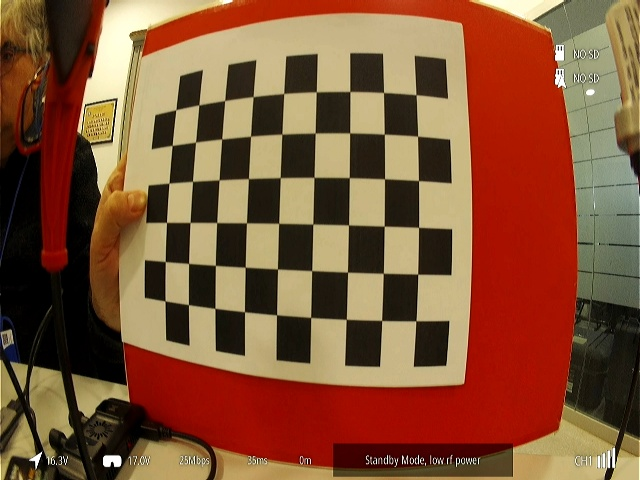
#> input picture Extras/CorreccionOjoPez/input21/foto_1.jpg, 640 x 480 px; its folder holds only this picture in this run
$ python calibrate.py
#> lines starting #> are read from the running program, lines starting #| are printed output that depends on the picture; after the words box and inside, x2 and y2 are one past the last pixel; in counts of white or black regions, pixels touching at a corner belong together; long printed decimals are rounded
import numpy as np
import cv2
import glob
import yaml

# input/output
INPUT = 'input21'
OUTPUT = 'output21'
images = glob.glob(INPUT + '/*.jpg')
yamlname = OUTPUT + '/calibration_data_px.yaml'

# pattern SIZE
ROWS = 6  # internal corners only (chessboard rows - 1)
COLS = 9  # internal corners only (chessboard cols - 1)

# prepare object points, like (0,0,0), (1,0,0), (2,0,0) ....,(6,5,0)
objp = np.zeros((ROWS * COLS, 3), np.float32)
objp[:, :2] = np.mgrid[0:ROWS, 0:COLS].T.reshape(-1, 2)

# arrays to store object points and image points from all the input.
objpoints = []  # 3d point in real world space
imgpoints = []  # 2d points in image plane.

# termination criteria
criteria = (cv2.TERM_CRITERIA_EPS + cv2.TERM_CRITERIA_MAX_ITER, 30, 0.001)

# prepare window to display corners
cv2.namedWindow('Corners', cv2.WINDOW_NORMAL)
cv2.resizeWindow('Corners', 800, 600)

for imgname in images:

    img = cv2.imread(imgname)
#> img is the input picture: shape (480, 640, 3); mean B, G, R 55.1, 83.6, 129.8
    gray = cv2.cvtColor(img, cv2.COLOR_BGR2GRAY)
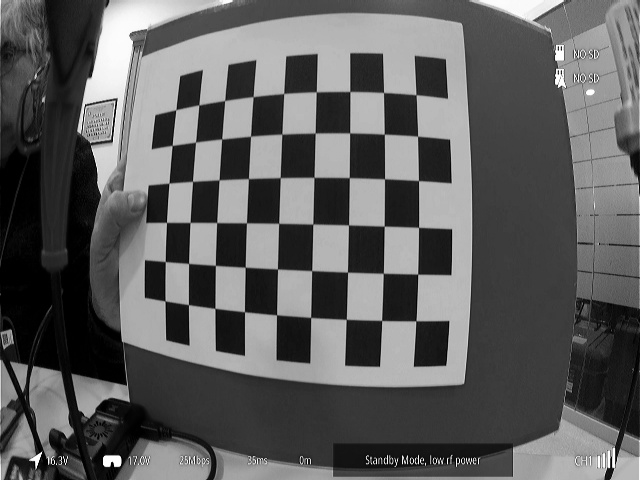
#> gray: shape (480, 640); min 0, max 255, mean 94.1

    # Find the chess board corners
    ret, corners = cv2.findChessboardCorners(gray, (ROWS, COLS), None)
#> ret = True; corners = 54 rows, first 8: [416.1, 94.95], [417.6, 136.2], [418.5, 180.7], [418.5, 227.2], [417.8, 274.1], [415.8, 320.8], [383.6, 92.51], [384.3, 134.1]

    # If found, add object points, image points (after refining them)
    if ret:
        print('Adding {0} ...'.format(imgname))

        objpoints.append(objp)

        corners2 = cv2.cornerSubPix(gray, corners, (11, 11), (-1, -1), criteria)
#> corners2 = 54 rows, first 8: [416.1, 94.69], [417.6, 136.2], [418.5, 180.5], [418.6, 227.3], [417.7, 274.1], [415.9, 320.8], [383.5, 92.46], [384.3, 134.2]
        imgpoints.append(corners2)

        # Draw and display the corners
        img = cv2.drawChessboardCorners(img, (ROWS, COLS), corners2, ret)
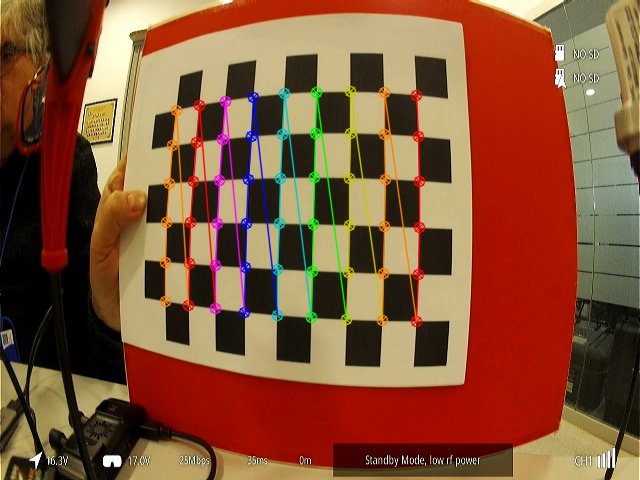
#> img: shape (480, 640, 3); 4.9% of pixels changed, all inside (x1, y1, x2, y2) = (159, 85, 426, 328)
        cv2.imshow('corners', img)
        cv2.waitKey(500)
    else:
        print('Bad image {0} !!!'.format(imgname))

cv2.destroyAllWindows()

print('Camera calibration...')
rms, mtx, dist, rvecs, tvecs = cv2.calibrateCamera(objpoints, imgpoints, gray.shape[::-1], None, None)
#> rms = 0.254; mtx = [[107.1, 0, 306.1], [0, 144.1, 265.6], [0, 0, 1]]; dist = [[-0.0415, -0.000321, -0.00625, 0.00396, 0.00037]]; rvecs = ([0.0287, 0.0444, 1.6],); tvecs = ([3.29, -3.79, 2.96],)

print('RMS: {0}'.format(rms))
#| RMS: 0.254
print('Camera matrix:')
print(mtx)
#| [[107.093   0.         306.134]
#|  [  0.         144.077 265.646]
#|  [  0.           0.           1.        ]]
print('Distortion coefficients:')
print(dist)
#| [[-0.04149 -0.0003214 -0.006252  0.003955  0.0003702]]

# Write calibration results to YAML file
data = {'camera_matrix': mtx.tolist(), 'distortion_coefficients': dist.tolist(), 'rms': rms}
#> data = {'camera_matrix': [[107.1, 0, 306.1], [0, 144.1, 265.6], [0, 0, 1]], 'distortion_coefficients': [[-0.0415, -0.000321, -0.00625, 0.00396, 0.00037]], 'rms': 0.254}
with open(yamlname, 'w') as f:
    yaml.dump(data, f)

print('Done!')

$ run again, on Extras/CorreccionOjoPez/input21/foto_13.jpg
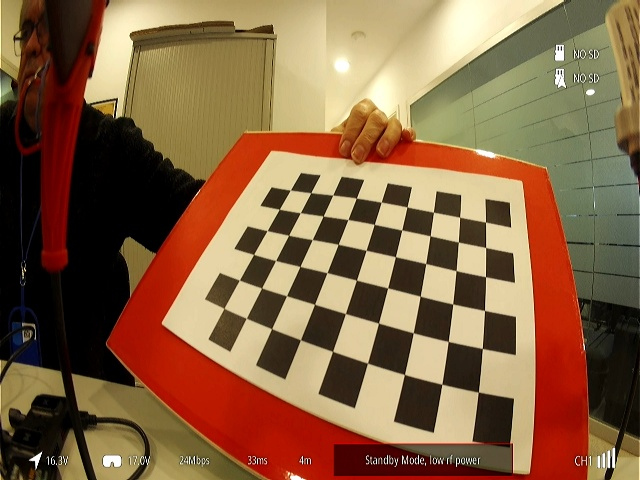
#> input picture Extras/CorreccionOjoPez/input21/foto_13.jpg, 640 x 480 px
#> img is the input picture: shape (480, 640, 3); mean B, G, R 68.1, 99.7, 134
#> `gray = cv2.cvtColor(img, cv2.COLOR_BGR2GRAY)`:
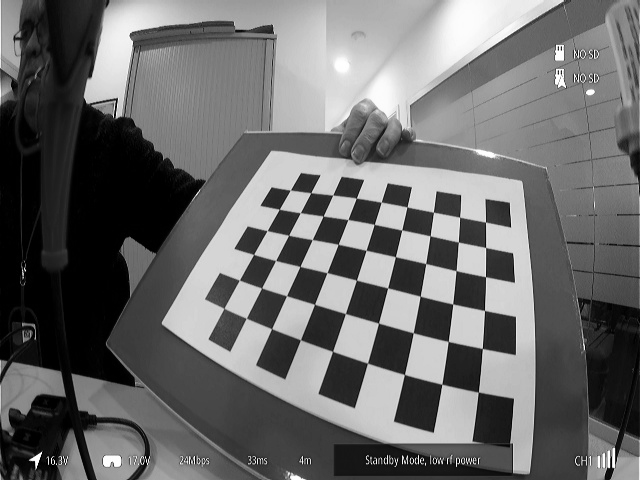
#> gray: shape (480, 640); min 0, max 255, mean 106.4
#> ret = True; corners = 54 rows, first 8: [485.5, 222], [485.6, 247.5], [485.5, 276.7], [484.5, 310.4], [482.3, 348.5], [478.4, 392], [459.6, 217.2], [458.4, 242]
#> corners2 = 54 rows, first 8: [485.5, 222], [485.6, 247.5], [485.5, 276.7], [484.5, 310.5], [482.3, 348.5], [478.3, 392.1], [459.7, 217.2], [458.3, 242.1]
#> `img = cv2.drawChessboardCorners(img, (ROWS, COLS), corners2, ret)`:
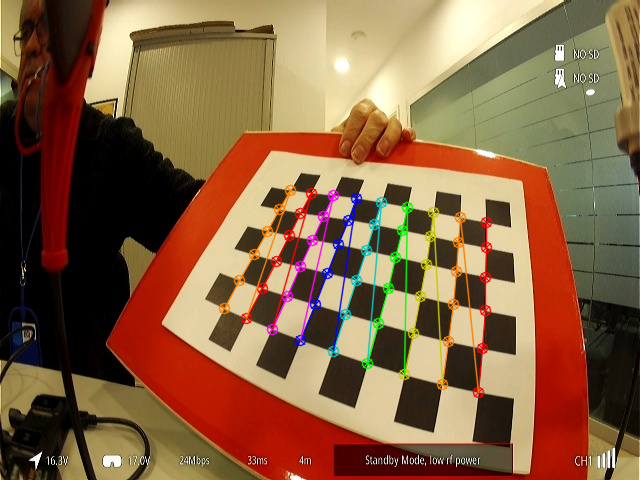
#> img: shape (480, 640, 3); 3.88% of pixels changed, all inside (x1, y1, x2, y2) = (218, 184, 493, 399)
#> rms = 0.759; mtx = [[401.8, 0, 296.5], [0, 1555.1, 238.5], [0, 0, 1]]; dist = [[-0.399, -2.05, 0.00652, 0.0784, 4.68]]; rvecs = ([-0.752, 1.35, 1.64],); tvecs = ([6.82, -0.174, 13.96],)
#| RMS: 0.7586
#| [[4.01840283e+02 0.00000000e+00 2.96474560e+02]
#|  [0.00000000e+00 1.55505934e+03 2.38526616e+02]
#|  [0.00000000e+00 0.00000000e+00 1.00000000e+00]]
#| [[-0.399 -2.052  0.006516  0.07842  4.675]]
#> data = {'camera_matrix': [[401.8, 0, 296.5], [0, 1555.1, 238.5], [0, 0, 1]], 'distortion_coefficients': [[-0.399, -2.05, 0.00652, 0.0784, 4.68]], 'rms': 0.759}

$ run again, on Extras/CorreccionOjoPez/input21/foto_14.jpg
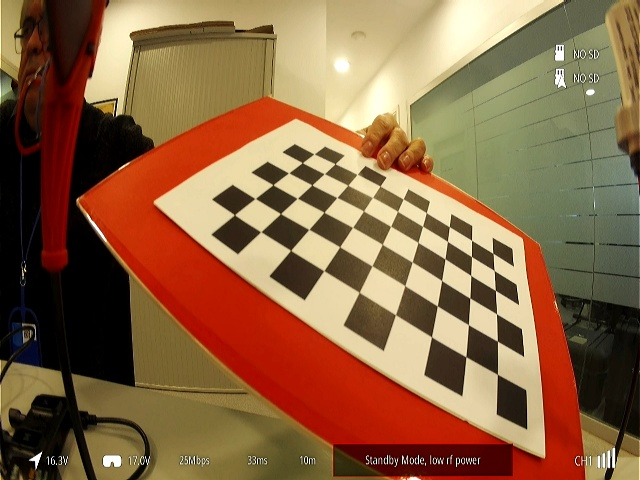
#> input picture Extras/CorreccionOjoPez/input21/foto_14.jpg, 640 x 480 px
#> img is the input picture: shape (480, 640, 3); mean B, G, R 68.1, 101.6, 138.7
#> `gray = cv2.cvtColor(img, cv2.COLOR_BGR2GRAY)`:
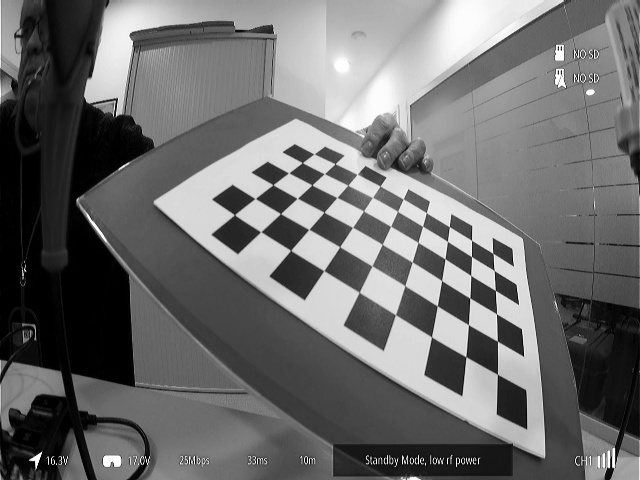
#> gray: shape (480, 640); min 0, max 255, mean 108.9
#> ret = True; corners = 54 rows, first 8: [492.8, 253.4], [494.3, 270.6], [495.4, 290.4], [496.5, 313.9], [497.4, 341.1], [497.4, 374.3], [471.6, 240.3], [471.4, 256.5]
#> corners2 = 54 rows, first 8: [492.6, 250.4], [494.1, 269], [495.4, 290.4], [496.5, 313.8], [497.4, 341.2], [497.4, 374.3], [471.5, 241.9], [471.5, 254.6]
#> `img = cv2.drawChessboardCorners(img, (ROWS, COLS), corners2, ret)`:
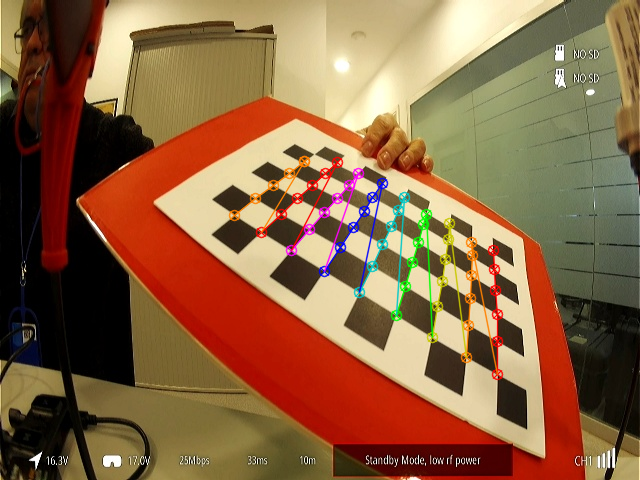
#> img: shape (480, 640, 3); 3.08% of pixels changed, all inside (x1, y1, x2, y2) = (228, 155, 504, 381)
#> rms = 1.98; mtx = [[299.7, 0, 271.2], [0, 444.2, 249.3], [0, 0, 1]]; dist = [[-0.522, 0.265, 0.000326, 0.0312, -0.068]]; rvecs = ([-0.618, 1.05, 2],); tvecs = ([8.29, 0.0773, 8.82],)
#| RMS: 1.984
#| [[299.690    0.         271.218]
#|  [  0.         444.176 249.285]
#|  [  0.           0.           1.        ]]
#| [[-5.21842830e-01  2.65152092e-01  3.25781195e-04  3.12314589e-02
#|   -6.79514189e-02]]
#> data = {'camera_matrix': [[299.7, 0, 271.2], [0, 444.2, 249.3], [0, 0, 1]], 'distortion_coefficients': [[-0.522, 0.265, 0.000326, 0.0312, -0.068]], 'rms': 1.98}

$ run again, on Extras/CorreccionOjoPez/input21/foto_15.jpg
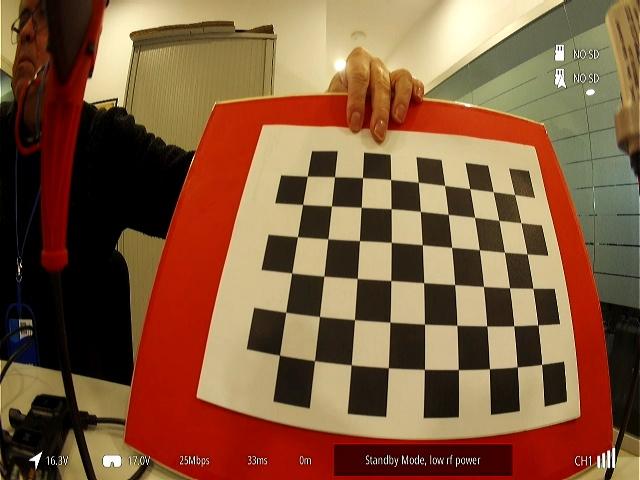
#> input picture Extras/CorreccionOjoPez/input21/foto_15.jpg, 640 x 480 px
#> img is the input picture: shape (480, 640, 3); mean B, G, R 61.1, 89.9, 128.3
#> `gray = cv2.cvtColor(img, cv2.COLOR_BGR2GRAY)`:
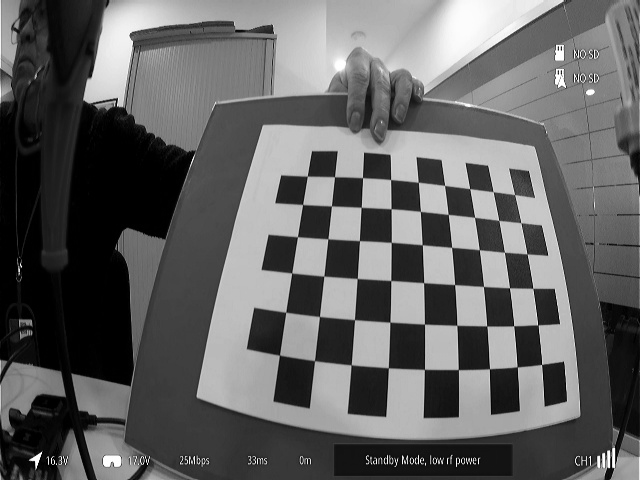
#> gray: shape (480, 640); min 0, max 255, mean 98.1
#> ret = True; corners = 54 rows, first 8: [514.6, 194.6], [520.8, 222.8], [527, 253.9], [532.7, 288.4], [537.7, 324.9], [541.6, 364.4], [493, 191.6], [498.7, 220.4]
#> corners2 = 54 rows, first 8: [514.6, 194.6], [520.9, 222.7], [527.1, 253.9], [532.9, 288.4], [537.8, 324.8], [541.7, 364.4], [493.2, 191.6], [498.8, 220.4]
#> `img = cv2.drawChessboardCorners(img, (ROWS, COLS), corners2, ret)`:
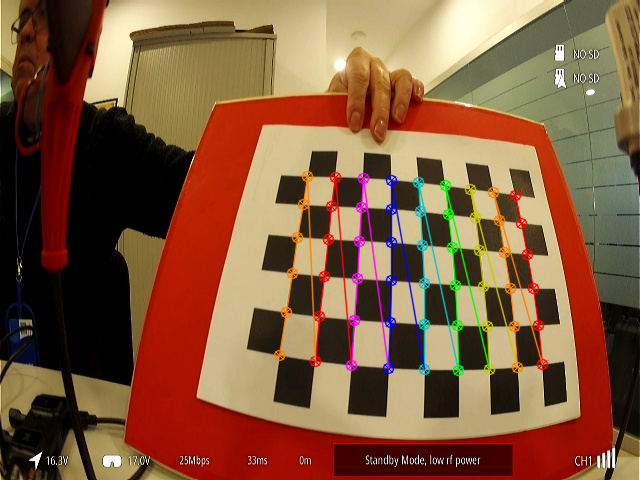
#> img: shape (480, 640, 3); 4.38% of pixels changed, all inside (x1, y1, x2, y2) = (273, 170, 549, 377)
#> rms = 0.283; mtx = [[308.4, 0, 320.6], [0, 420.6, 256], [0, 0, 1]]; dist = [[-0.435, 0.239, -0.000636, 0.00835, -0.0729]]; rvecs = ([-0.345, 0.573, 1.62],); tvecs = ([7.39, -1.71, 9.71],)
#| RMS: 0.2833
#| [[308.436   0.         320.594]
#|  [  0.         420.6359     255.966]
#|  [  0.           0.           1.        ]]
#| [[-0.4354   0.2386 -0.0006355  0.008347 -0.07286]]
#> data = {'camera_matrix': [[308.4, 0, 320.6], [0, 420.6, 256], [0, 0, 1]], 'distortion_coefficients': [[-0.435, 0.239, -0.000636, 0.00835, -0.0729]], 'rms': 0.283}

$ run again, on Extras/CorreccionOjoPez/input21/foto_10.jpg
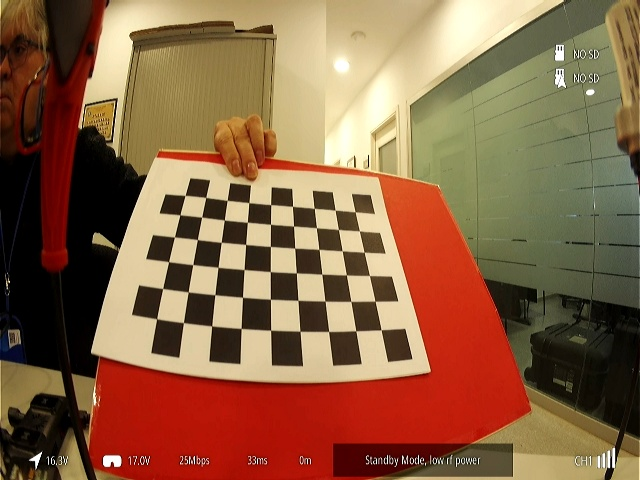
#> input picture Extras/CorreccionOjoPez/input21/foto_10.jpg, 640 x 480 px
#> img is the input picture: shape (480, 640, 3); mean B, G, R 69.1, 99.2, 138.1
#> `gray = cv2.cvtColor(img, cv2.COLOR_BGR2GRAY)`:
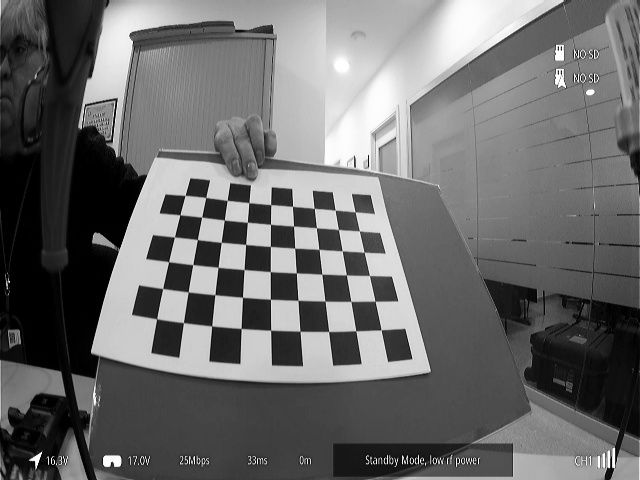
#> gray: shape (480, 640); min 0, max 255, mean 107.4
#> ret = True; corners = 54 rows, first 8: [355.2, 211.7], [359.4, 230.9], [364.2, 252.2], [369.5, 275.5], [375.1, 301.2], [381.2, 329.8], [335.2, 210.2], [338.4, 229.5]
#> corners2 = 54 rows, first 8: [355.2, 211.8], [359.4, 230.9], [364.2, 252.2], [369.4, 275.5], [375.1, 301.3], [381.2, 329.8], [335.1, 210.2], [338.4, 229.5]
#> `img = cv2.drawChessboardCorners(img, (ROWS, COLS), corners2, ret)`:
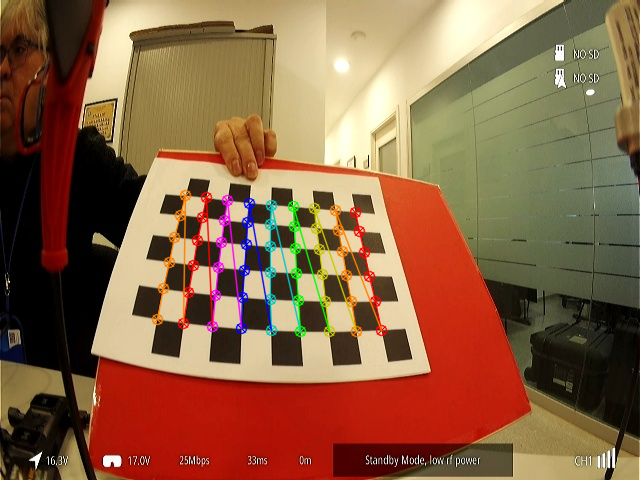
#> img: shape (480, 640, 3); 3.38% of pixels changed, all inside (x1, y1, x2, y2) = (151, 189, 388, 338)
#> rms = 0.284; mtx = [[316.1, 0, 366.3], [0, 473.1, 212.8], [0, 0, 1]]; dist = [[-0.349, 0.116, -0.00639, -0.0155, -0.0091]]; rvecs = ([-0.974, 0.479, 1.33],); tvecs = ([-0.531, -0.0217, 15.32],)
#| RMS: 0.2841
#| [[316.063   0.         366.306 ]
#|  [  0.         473.056 212.810]
#|  [  0.           0.           1.        ]]
#| [[-0.3495  0.1165  -0.006387  -0.0155  -0.009104]]
#> data = {'camera_matrix': [[316.1, 0, 366.3], [0, 473.1, 212.8], [0, 0, 1]], 'distortion_coefficients': [[-0.349, 0.116, -0.00639, -0.0155, -0.0091]], 'rms': 0.284}
